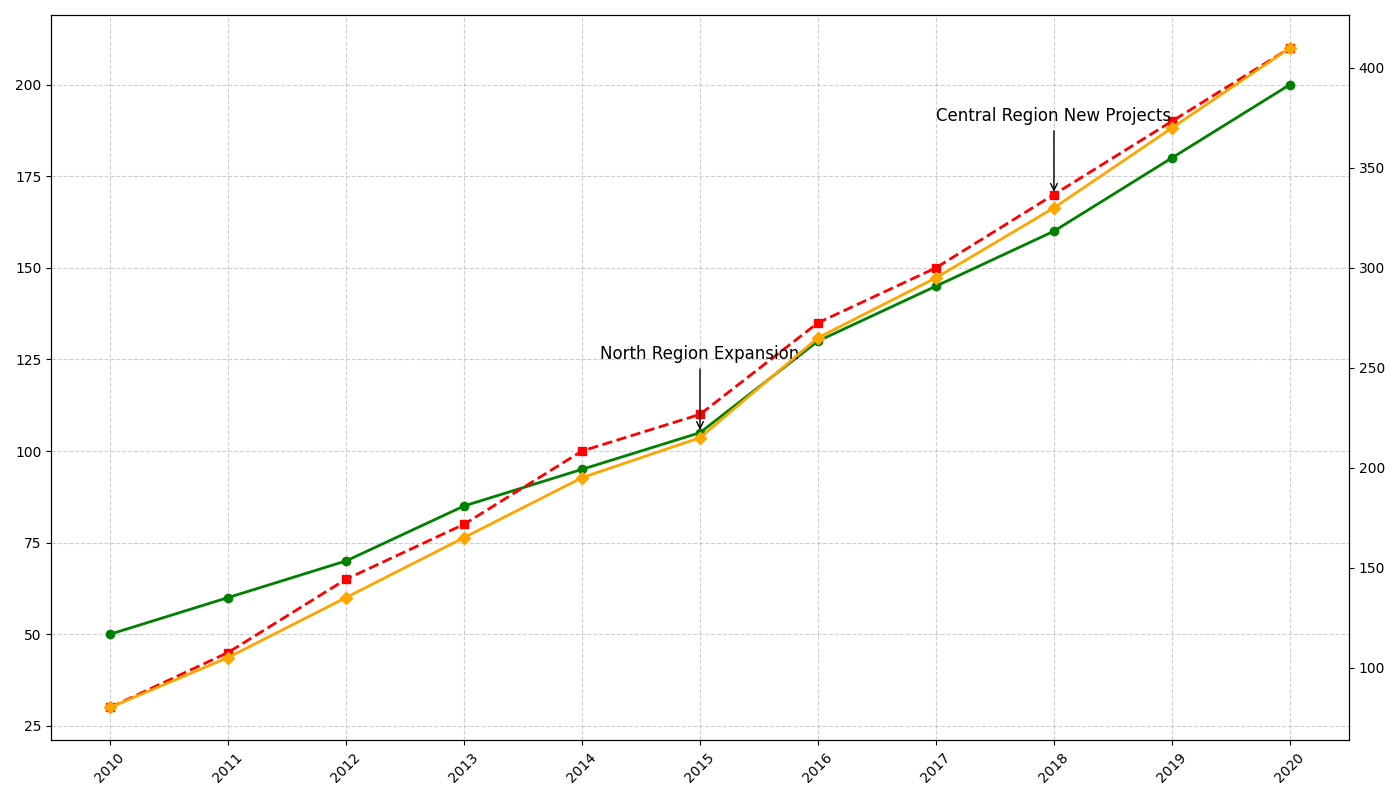

This chart was generated by the following Python code:
import matplotlib.pyplot as plt
import numpy as np

years = np.arange(2010, 2021)

north_region = np.array([50, 60, 70, 85, 95, 105, 130, 145, 160, 180, 200])
central_region = np.array([30, 45, 65, 80, 100, 110, 135, 150, 170, 190, 210])

total_capacity = north_region + central_region

fig, ax1 = plt.subplots(figsize=(14, 8))

ax1.plot(years, north_region, marker='o', linestyle='-', color='green', linewidth=2)
ax1.plot(years, central_region, marker='s', linestyle='--', color='red', linewidth=2)

ax2 = ax1.twinx()
ax2.plot(years, total_capacity, marker='D', linestyle='-', color='orange', linewidth=2)

ax1.set_xticks(years)
ax1.set_xticklabels(years, rotation=45)

annotations = {
    2015: ("North Region Expansion", north_region[5]),
    2018: ("Central Region New Projects", central_region[8]),
}

for year, (text, y_value) in annotations.items():
    ax1.annotate(text, xy=(year, y_value), xytext=(year, y_value + 20),
                arrowprops=dict(facecolor='black', arrowstyle='->'), fontsize=12, ha='center')

ax1.grid(True, linestyle='--', alpha=0.6)

plt.tight_layout()
plt.show()
